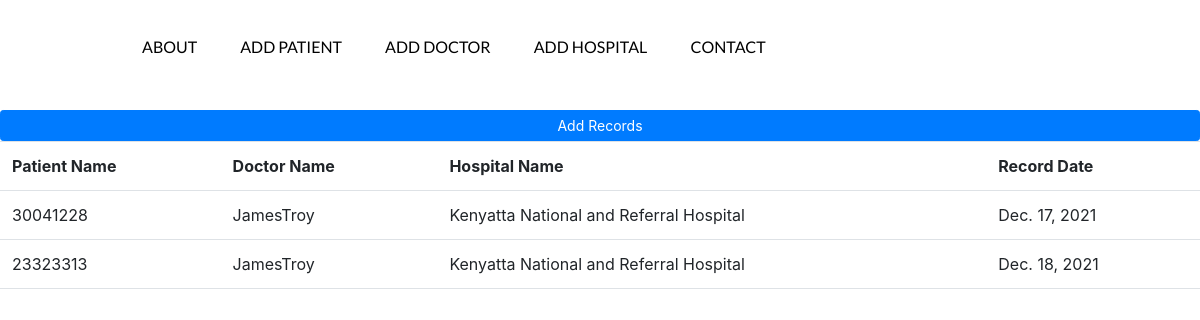
Page /MedicalApp/recordModule/ on the committed database.
### MedicalApp/models.py (models this page shows, shortened)
class Record(models.Model):
    Patient_ID = models.ForeignKey(Patient, on_delete=models.CASCADE)
    Doctor_ID = models.ForeignKey(Doctor, on_delete=models.RESTRICT)
    Hospital_ID = models.ForeignKey(Hospital, on_delete=models.RESTRICT)
    New_Diagnosis = models.TextField()
    Record_Date = models.DateField(default=timezone.now)

class Hospital(models.Model):
    Hospital_Name = models.CharField(max_length=100, blank=False)
    Registration_Date = models.DateTimeField(default=timezone.now)
    Admin_ID = models.ForeignKey(Administrator, on_delete=models.RESTRICT)
    def __str__(self):
        return self.Hospital_Name

### Users/models.py (models this page shows)
class Patient(models.Model):
    user = models.OneToOneField(CustomUser, on_delete=models.CASCADE, primary_key=True)
    A_positive = 'A+'
    A_negative = 'A-'
    B_positive = 'B+'
    B_negative = 'B-'
    O_positive = 'O+'
    O_negative = 'O-'
    AB_positive = 'AB+'
    AB_negative = 'AB-'
    BLOOD_GROUP_CHOICES = [(A_positive, 'A+'), (A_negative, 'A-'), (B_positive, 'B+'),
                           (B_negative, 'B-'), (O_positive, 'O+'), (O_negative, 'O-'), (AB_positive, 'AB+'),
                           (AB_negative, 'AB-'),
                           ]
    Blood_Group = models.CharField(max_length=4, choices=BLOOD_GROUP_CHOICES, null=True, blank=True,
                                   default=AB_positive)
    Allergies = models.TextField(null=True, blank=True)
    Next_Of_Kin = models.TextField(null=True, blank=True)
    class Meta:
        verbose_name = 'Patient Module'
    def __str__(self):
        return str(self.user)

class CustomUser(AbstractUser):
    first_name = models.CharField(max_length=150)
    last_name = models.CharField(max_length=150)
    email = models.EmailField(null=False)
    Phone_Number = models.CharField(max_length=14, null=True)
    Physical_Address = models.TextField(null=True)
    Date_Of_Birth = models.DateField(auto_now=False, null=True)
    Age = models.CharField(max_length=3, null=True)
    Male = 'M'
    Female = 'F'
    SEX_CHOICES = [(Male, 'M'), (Female, 'F')]
    Sex = models.CharField(max_length=30, choices=SEX_CHOICES, null=True)
    is_patient = models.BooleanField('is_patient', default=False)
    is_doctor = models.BooleanField('is_doctor', default=False)
    is_administrator = models.BooleanField('is_administrator', default=False)
    is_hospital = models.BooleanField('is_hospital', default=False)
    def __str__(self):
        return self.username

class Doctor(models.Model):
    user = models.OneToOneField(CustomUser, on_delete=models.CASCADE, primary_key=True)
    Card = 'Cardiologist'
    Dent = 'Dentist'
    Derm = 'Dermatology'
    Neuro = 'Neurologist'
    Path = 'Pathology'
    Ped = 'Pediatrician'
    Phy = 'Physician'
    Ob_GYN = 'Obstetrician and Gynecologist'
    Onc = 'Oncologist'
    SPECIALTY = [(Card, 'Cardiologist'), (Dent, 'Dentist'), (Derm, 'Dermatology'),
                           (Neuro, 'Neurologist'), (Path, 'Pathology'), (Ped, 'Pediatrician'), (Phy, 'Physician'),
                           (Ob_GYN, 'Obstetrician and Gynecologist'), (Onc, 'Oncologist'), ]
    specialty = models.CharField(max_length=50, choices=SPECIALTY, null=True, blank=True, default=Phy)
    class Meta:
        verbose_name = 'Doctor Module'
    def __str__(self):
        return str(self.user)

### MedicalApp/views.py (the view)
# urls.py: path('recordModule/', views.records, name='RecordsModule'),
def records(request):
    records = Record.objects.all()
    return render(request, 'MedicalApp/RecordModule.html', {'records': records})

### MedicalApp/Templates/MedicalApp/RecordModule.html
{% extends "MedicalApp/base.html" %}
{% block content %}
    <a class="btn btn-primary btn-sm btn-block" href="{% url 'AddRecordModule' %}">Add Records</a>
    <table class="table">
        <tr>
            <th>Patient Name</th>
            <th>Doctor Name</th>
            <th>Hospital Name</th>
            <th>Record Date</th>
        </tr>
        {% for record in records %}
            <tr>
                <td>{{ record.Patient_ID }}</td>
                <td>{{ record.Doctor_ID }}</td>
                <td>{{ record.Hospital_ID }}</td>
                <td>{{ record.Record_Date }}</td>
            </tr>
        {% endfor %}
    </table>
{% endblock content %}

### Users/static/Users/style.css (style rules this page uses)
* { margin: 0; padding: 0; }

### rows in the picture
Record: Patient_ID "30041228", Doctor_ID "JamesTroy", Hospital_ID "Kenyatta National and Referral Hospital", Record_Date "Dec. 17, 2021"
Record: Patient_ID "23323313", Doctor_ID "JamesTroy", Hospital_ID "Kenyatta National and Referral Hospital", Record_Date "Dec. 18, 2021"
